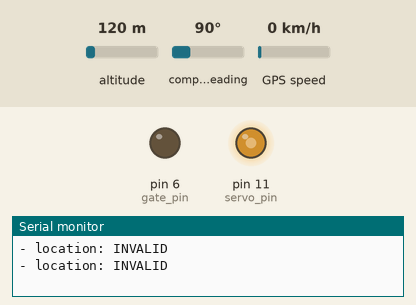
Simulated run of this sketch. Board: Arduino Nano, built for the host (arithmetic inside an expression is 32-bit, double 64-bit). On the bench: output pins drawn as LEDs (lit = HIGH), the last lines printed to the serial monitor. The test bench sets the inputs (shaded band); at power-on: altitude 120 m, compass heading 90°, GPS speed 0 km/h. The GPS gets a fix after 3 s at 37.7749, -122.4194 with 8 satellites.

Above: at 0.1 s.
At 3.1 s:
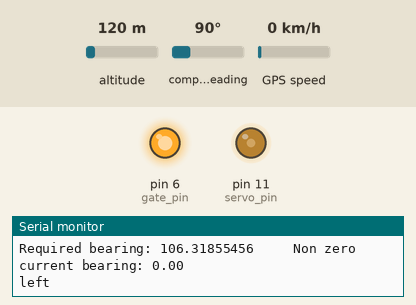
Timing chart, 0 to 4.6 s (numbered marks = the images above):
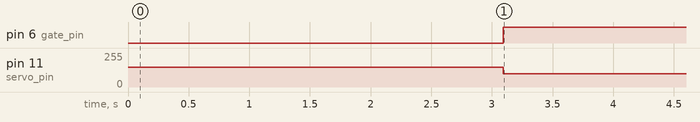

The sketch:

GPS_Car_Code.ino
```cpp
#include <TinyGPS++.h> //Libary handles gps location
#include <SoftwareSerial.h> //Communication between Nano and GPS module

const int RXPin = 4, TXPin = 3; //Setting transmit and recieve pins for GPS module
const uint32_t GPSBaud = 9600; //Commmunication speed between GPS module and Nano

const int servo_pin = 11;
const int gate_pin = 6;

int pwm_val = 150;
const unsigned int MAX_MESSAGE_LENGTH = 12;

const bool display_coordinates = true;

double last_latitude = 0;
double last_longitude = 0;
double last_distance_to_target;
double last_bearing = 0;
double last_non_zero_current_bearing = 0;

bool correct_lat;
bool correct_lon;

bool initial_coord_assigned = false;

double initial_latitude;
double initial_longitude;

TinyGPSPlus gps; //Initialise GPS
SoftwareSerial gpsSerial(RXPin, TXPin); //Assinging transmit and receive pins for GPS module

const double target_lat = -31.999661; //Global variables that represent target coordinates for GPS car
const double target_lon = 115.904465; //Global variables that represent target coordinates for GPS car

void setup()
{
  Serial.begin(9600); //Begin serial communication through usb
  gpsSerial.begin(GPSBaud); //Begin Serial communication with GPS module

  pinMode(servo_pin, OUTPUT);
  analogWrite(servo_pin, pwm_val);
  pinMode(gate_pin, OUTPUT);
}

void loop() {

  if (gpsSerial.available() > 0) //Checks if GPS location is avaliable
  {
    if (gps.encode(gpsSerial.read())) //Encodes GPS data
    {
      if (gps.location.isValid()) //
      {
        double latitude = gps.location.lat(); //Assigns Latitude value
        double longitude = gps.location.lng(); //Assigns Longitude Value
        //unsigned long distanceM = TinyGPSPlus::distanceBetween(latitude, longitude, target_lat, target_lon); //Calculates distance to target with library function

        if (initial_coord_assigned == false)
        {
          initial_latitude = latitude;
          initial_longitude = longitude;

          initial_coord_assigned = true;
        }

        //                    Serial.print(latitude,8);
        //                    Serial.print("  ");
        //                    Serial.print(target_lat,8);
        //                    Serial.print("  ");
        //                    Serial.print(longitude,8);
        //                    Serial.print("  ");
        //                    Serial.print(target_lon,8);

        double distance_to_target = ((sqrt((sq(target_lat - latitude) + sq(target_lon - longitude)))) * 111111);
        //Serial.print("Distance to target: ");
        //Serial.println(distance_to_target, 8);

        if (distance_to_target != last_distance_to_target && abs(distance_to_target - last_distance_to_target) > 0.3)
        {
          //Serial.println("updated location");

          if (distance_to_target > last_distance_to_target)
          {
            //Serial.println("you have moved further from the target");
          }
          if (distance_to_target < last_distance_to_target)
          {
            //Serial.println("you have moved closer to the target");
          }


          last_distance_to_target = distance_to_target;
        }

        double required_bearing = ((atan2((target_lon - longitude), (target_lat - latitude)) * 180) / PI);
        Serial.print("Required bearing: ");
        Serial.print(required_bearing, 8);
        Serial.print("     ");


        double current_bearing = ((atan2((longitude - last_longitude), (latitude - last_latitude)) * 180) / PI);
        if (current_bearing != last_bearing)
        {
          //Serial.print("Current bearing: ");
          //Serial.print(current_bearing);

          if (current_bearing != 0 && (abs(last_non_zero_current_bearing - current_bearing) < 65))
          {
            last_non_zero_current_bearing = current_bearing;
          }

        }

        last_longitude = longitude;
        last_latitude = latitude;
        last_bearing = current_bearing;

        Serial.print("Non zero current bearing: ");
        Serial.println(last_non_zero_current_bearing);

        if (abs(required_bearing - last_non_zero_current_bearing) <= 15)
        {
          Serial.println("straight");
          analogWrite(servo_pin, 150);
        }

        if (required_bearing - last_non_zero_current_bearing < 1)
        {
          Serial.println("right");
          analogWrite(servo_pin, 200);
        }
        if (required_bearing - last_non_zero_current_bearing > 1)
        {
          Serial.println("left");
          analogWrite(servo_pin, 100);
        }

        if (distance_to_target > 1)
        {
          digitalWrite(gate_pin, HIGH);
        }

        else
        {
          digitalWrite(gate_pin, LOW);
        }

      }

      else
      {
        Serial.println(F("- location: INVALID"));
      }
      Serial.println();
    }
  }

  if (millis() > 5000 && gps.charsProcessed() < 10) //Checks if it has been more than 5 seconds since GPS should have transmitted
  {
    //Serial.println(F("No GPS data received: check wiring")); //Connection to GPS module timed out
  }
}
```

Measured:
- by itself, pin 6 (gate_pin): LOW → HIGH at 3.1 s
- by itself, pin 11 (servo_pin): 150/255 → 100/255 at 3.1 s
